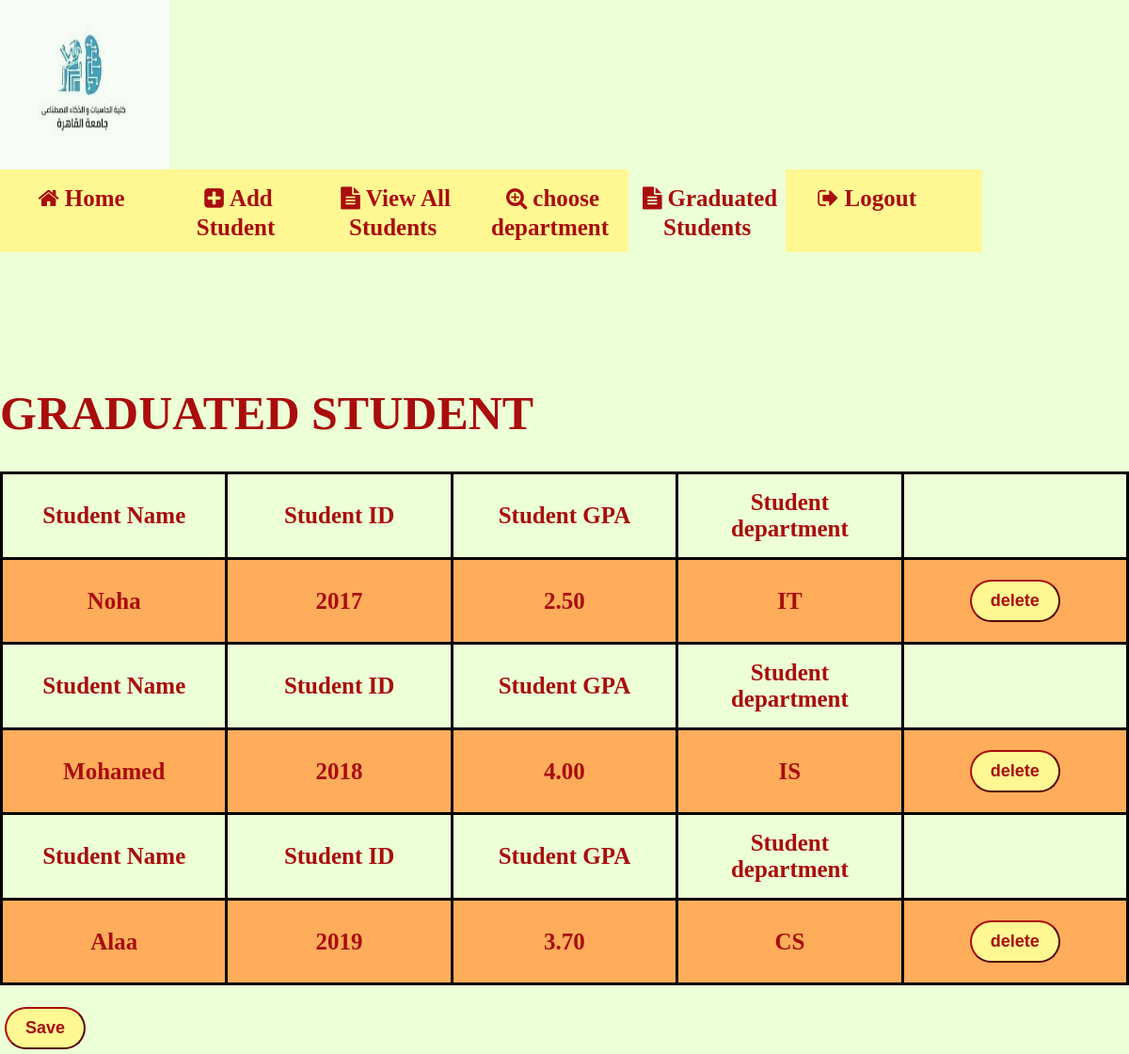
Screenshot of /graduated with the database file from the repository.
### students/models.py (models this page shows)
class GraduatedStudent(models.Model):
    id = models.IntegerField(primary_key=True)
    name = models.CharField(max_length=25)
    gpa = models.DecimalField(max_digits=3, decimal_places=2)
    dept = models.CharField(max_length=3)

### students/views.py (the view)
# urls.py: path('graduated', views.graduated, name="graduated"),
def graduated(request):
    return render(request, 'graduatedstudent.html', {'gstudents': GraduatedStudent.objects.all()})

### templates/graduatedstudent.html (shortened to what this page needs)
<!DOCTYPE html>
{% load static %}
<html>
<head>
    <link rel="stylesheet" type="text/css" href="{% static 'styles/graduatedstudent.css' %}">
    <link rel="stylesheet" href="https://cdnjs.cloudflare.com/ajax/libs/font-awesome/4.7.0/css/font-awesome.min.css">
</head>
<body>
    <a class="active" href="first"> <img style=" float: left; height: 180px; width:180px; display: inline-block; "
>
    </a>
    <br>
    <div class="icon-bar">
        <a href="first"><i class="fa fa-home" style="font-size:24px; margin: 6px;"></i>Home</a>
        <a href="add"><i class="fa fa-plus-square" style="font-size:24px; margin: 6px;"></i>Add Student</a>
        <a href="info"><i class="fa fa-file-text" style="font-size:24px; margin: 6px;"></i>View All
            Students</a>
        <a href="dept"><i class="fa fa-search-plus" style="font-size:24px; margin: 6px;"></i>choose
            department</a>
        <a class="active" href="graduated"><i class="fa fa-file-text" style="font-size:24px; margin: 6px;"></i>Graduated
            Students</a>
        <a href="home"><i class="fa fa-sign-out" style="font-size:24px; margin: 6px;"></i>Logout</a>
    </div><br><br><br>
    <br><br><br>
    <h1> GRADUATED STUDENT </h1>
    <table id="info">
        {% for x in gstudents %}
        <tr class="header">
            <th>
                Student Name
            </th>
            <th>
                Student ID
            </th>
            <th>
                Student GPA
            </th>
            <th>
                Student department
            </th>
        </tr>
        <tr>
            <td align="center">
                <strong>{{ x.name }}</strong>
            </td>
            <td align="center">
                <strong>{{ x.id }}</strong>
            </td>
            <td align="center">
                <strong>{{ x.gpa }}</strong>
            </td>
            <td align="center">
                <strong>{{ x.dept }}</strong>
            </td>
            <td width="10">
                <button onclick="deleteRow(this)">
                    delete
                </button>
            </td>
        </tr>
        {% endfor %}
    </table>
    <br>
    <button>Save</button>
</body>
</html>

### static/styles/graduatedstudent.css (style rules this page uses)
a.active { background-color: #ECFFD6; }
.icon-bar { width: 87%; background-color: #FFF892; overflow: auto; }
.icon-bar a { float: left; width: 16%; text-align: center; padding: 12px 0; transition: all 0.3s ease; color: #A90D0D; font-size: 36px; font-weight: bold; font-size: 25px; text-decoration: none; }
table { border-collapse: collapse; border: 3px solid black; table-layout: fixed; width: 100%; font-weight: bold; font-size: 28px; }
th, td { padding: 16px; border: 3px solid black; text-align: center; font-weight: bold; font-size: 25px; color: #A90D0D; }
tr:nth-child(even) { background-color: #ffad5b; }
body { background-color: #ECFFD6; margin: 0%; }
button { background-color: #FFF892; border-color: #A90D0D; border-radius: 200px; font-weight: bold; color: #A90D0D; padding: 10px 20px; font-size: 18px; margin: 5px 5px; }
h1 { color: #A90D0D; font-weight: bold; font-size: 50px; }

### rows the page displays
GraduatedStudent: name "Noha", id "2017", gpa "2.50", dept "IT"
GraduatedStudent: name "Mohamed", id "2018", gpa "4.00", dept "IS"
GraduatedStudent: name "Alaa", id "2019", gpa "3.70", dept "CS"
